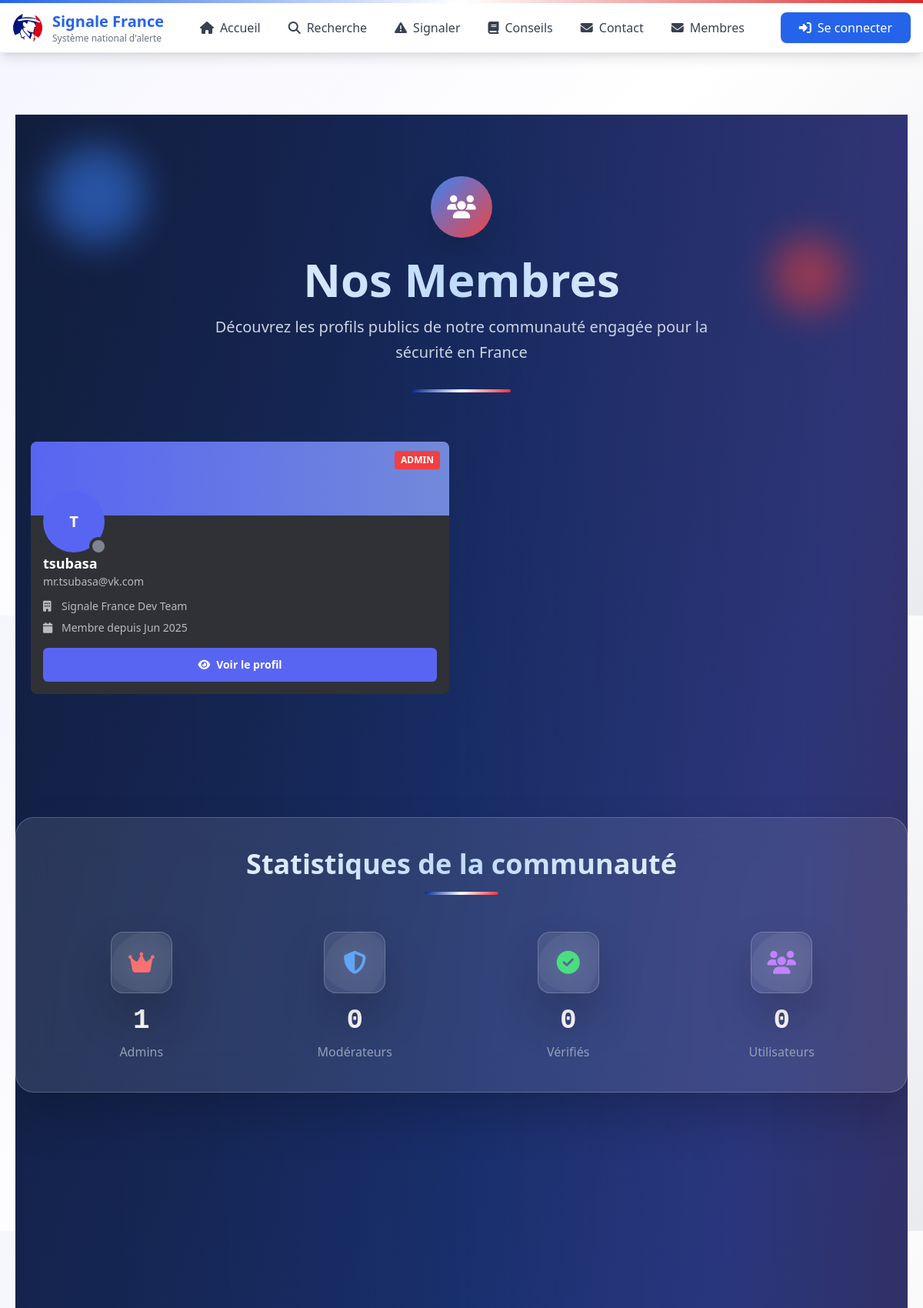
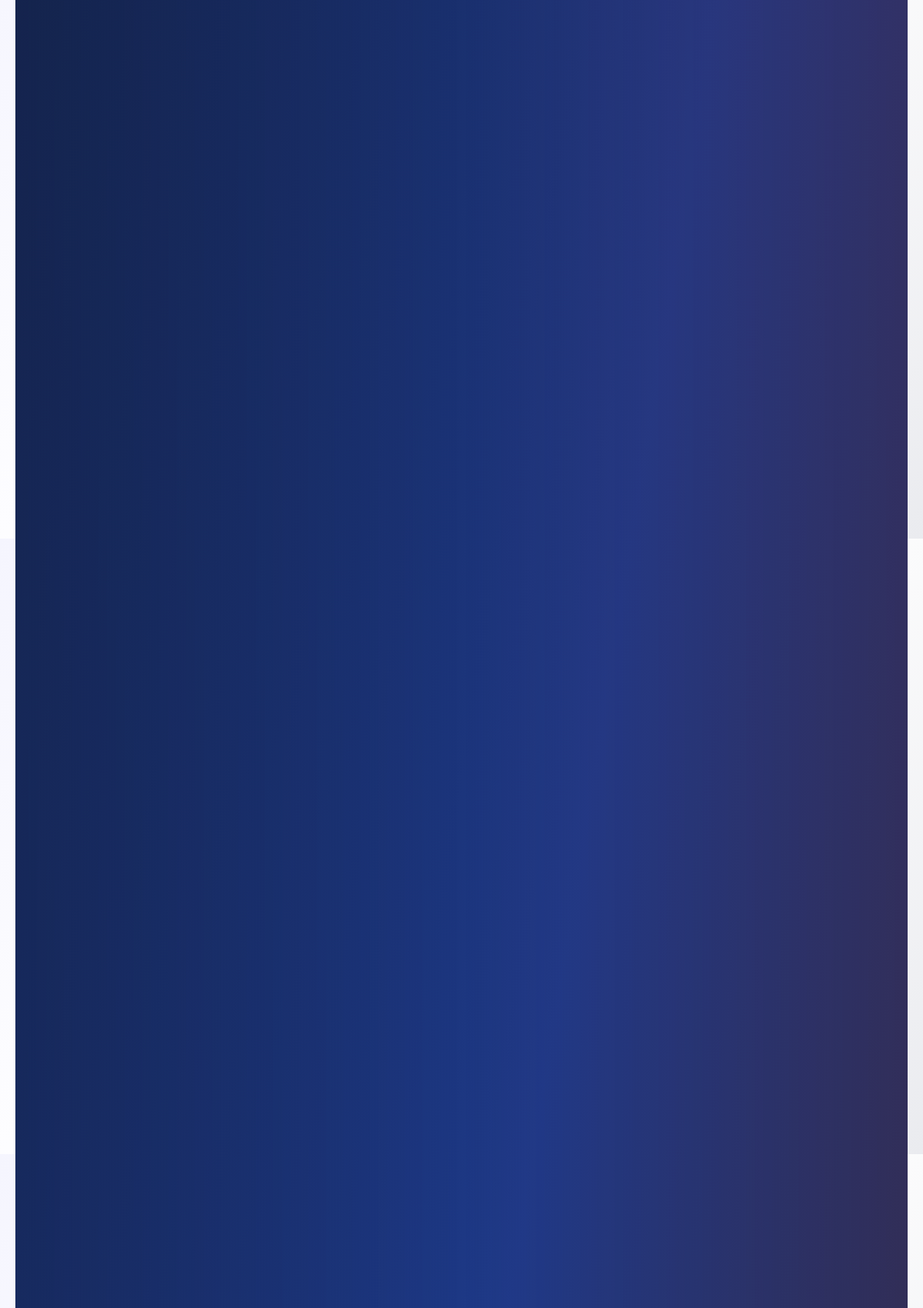
Screenshot of /Pages/membres.php (upper part) with the database file from the repository (2 pictures, top to bottom).
### tables this page shows
CREATE TABLE users (
            id INTEGER PRIMARY KEY AUTOINCREMENT,
            username VARCHAR(255) NOT NULL UNIQUE,
            email VARCHAR(255) NOT NULL UNIQUE,
            password VARCHAR(255) NOT NULL,
            role VARCHAR(255) NOT NULL,
            access_level VARCHAR(50) DEFAULT 'basic',
            accreditation VARCHAR(255) DEFAULT NULL,
            organization VARCHAR(255) DEFAULT NULL,
            created_at DATETIME DEFAULT CURRENT_TIMESTAMP,
            updated_at DATETIME DEFAULT CURRENT_TIMESTAMP,
            deleted_at DATETIME NULL,
            avatar VARCHAR(255) DEFAULT NULL,
            banner VARCHAR(255) DEFAULT NULL,
            bio VARCHAR(255) DEFAULT NULL,
            phone VARCHAR(255) DEFAULT NULL,
            address VARCHAR(255) DEFAULT NULL,
            city VARCHAR(255) DEFAULT NULL,
            country VARCHAR(255) DEFAULT NULL,
            zip VARCHAR(255) DEFAULT NULL,
            website VARCHAR(255) DEFAULT NULL,
            linkedin VARCHAR(255) DEFAULT NULL,
            twitter VARCHAR(255) DEFAULT NULL,
            github VARCHAR(255) DEFAULT NULL,
            token VARCHAR(255) DEFAULT NULL,
            token_expiry DATETIME DEFAULT NULL,
            last_activity DATETIME DEFAULT CURRENT_TIMESTAMP,
            is_active INTEGER DEFAULT 0,
            is_verified INTEGER DEFAULT 0,
            is_banned INTEGER DEFAULT 0,
            is_deleted INTEGER DEFAULT 0,
            is_blacklisted INTEGER DEFAULT 0,
            is_public INTEGER DEFAULT 0,
            require_password_change INTEGER DEFAULT 0
        );

### Pages/membres.php (the view, shortened to what this page needs)
<?php
require_once '../Inc/Components/header.php';
require_once '../Inc/Components/nav.php';
try {
    $conn = connect_db();
    $stmt = $conn->prepare("
        SELECT id, username, email, role, avatar, banner, bio, organization,
               accreditation, website, github, linkedin, created_at, last_activity, is_active
        FROM users
        WHERE is_public = 1 AND is_deleted = 0 AND is_banned = 0
        ORDER BY last_activity DESC
    ");
    $stmt->execute();
    $publicUsers = $stmt->fetchAll(PDO::FETCH_ASSOC);
} catch (Exception $e) {
    error_log("Erreur dans membres.php: " . $e->getMessage());
    $publicUsers = [];
}
?>
<main>
<section class="py-20 px-5 max-w-7xl mx-auto">
<div class="min-h-screen relative overflow-hidden bg-gradient-to-br from-slate-900 via-blue-900 to-slate-800">
    <div class="absolute inset-0">
        <div class="particle w-32 h-32 bg-blue-500 top-10 left-10 opacity-20 blur-xl" style="animation-delay: 0s;"></div>
        <div class="particle w-24 h-24 bg-red-500 top-40 right-20 opacity-15 blur-xl" style="animation-delay: 2s;"></div>
    </div>
    <div class="absolute inset-0 bg-gradient-to-r from-blue-900/20 via-transparent to-red-900/20"></div>
    <div class="relative z-10">
        <section class="py-20 px-5 max-w-7xl mx-auto">
            <div class="text-center mb-16">
                <div class="inline-flex items-center justify-center w-20 h-20 bg-gradient-to-br from-blue-500 to-red-500 rounded-full mb-6 shadow-2xl morphing-bg">
                    <i class="fas fa-users text-white text-3xl"></i>
                </div>
                <h1 class="text-5xl md:text-6xl font-bold bg-gradient-to-r from-white via-blue-200 to-white bg-clip-text text-transparent mb-4">
                </h1>
                <p class="text-xl text-slate-300 max-w-2xl mx-auto leading-relaxed">
                    Découvrez les profils publics de notre communauté engagée pour la sécurité en France
                </p>
                <div class="mt-8 flex justify-center">
                    <div class="france-gradient h-1 w-32 rounded-full"></div>
                </div>
            </div>
            <?php if (empty($publicUsers)): ?>
                <div class="text-center py-20 member-card">
                    <div class="glassmorphism-premium w-40 h-40 rounded-full flex items-center justify-center mx-auto mb-8 morphing-bg">
                        <i class="fas fa-users text-6xl text-blue-400"></i>
                    </div>
                    <h3 class="text-4xl font-bold text-white mb-6">Aucun profil public</h3>
                    <p class="text-slate-400 max-w-md mx-auto text-lg leading-relaxed mb-8">
                        Personne n'a encore rendu son profil public.
                        Soyez le premier à rejoindre la communauté visible !
                    </p>
                    <a href="profile.php" class="inline-flex items-center gap-3 bg-gradient-to-r from-blue-500 to-red-500 text-white px-8 py-4 rounded-full font-semibold hover:from-blue-600 hover:to-red-600 transition-all duration-300 shadow-lg hover:shadow-2xl transform hover:-translate-y-2">
                        <i class="fas fa-user-plus"></i>
                        Rendre mon profil public
                    </a>
                </div>
            <?php else: ?>
                <div class="grid grid-cols-1 lg:grid-cols-2 xl:grid-cols-3 gap-8">
                                       <?php foreach ($publicUsers as $index => $member): ?>
                        <div class="member-card bg-[#2f3136] rounded-lg overflow-hidden hover:bg-[#36393f] transition-all duration-200 relative"
                             data-role="<?= htmlspecialchars($member['role']) ?>"
                             style="animation-delay: <?= $index * 0.1 ?>s">
                            <div class="h-24 relative overflow-hidden bg-[#5865f2]">
                                <?php if ($member['banner'] && file_exists('../Assets/Images/banners/' . $member['banner'])): ?>
                                    <img src="../Assets/Images/banners/<?= htmlspecialchars($member['banner']) ?>"
                                         alt="Bannière de <?= htmlspecialchars($member['username']) ?>"
                                         class="w-full h-full object-cover">
                                <?php else: ?>
                                    <div class="w-full h-full bg-gradient-to-r from-[#5865f2] to-[#7289da]"></div>
                                <?php endif; ?>
                                <?php
                                $badgeColors = [
                                    'admin' => 'bg-[#f23f42]',
                                    'moderator' => 'bg-[#5865f2]',
                                    'verified' => 'bg-[#57f287]',
                                    'user' => 'bg-[#99aab5]'
                                ];
                                $badgeClass = $badgeColors[$member['role']] ?? $badgeColors['user'];
                                ?>
                                <div class="absolute top-3 right-3 px-2 py-1 <?= $badgeClass ?> text-white rounded text-xs font-semibold uppercase">
                                    <?= htmlspecialchars($member['role']) ?>
                                </div>
                            </div>
                            <div class="absolute top-16 left-4 z-10">
                                <div class="relative">
                                    <div class="w-20 h-20 rounded-full border-6 border-[#2f3136] overflow-hidden bg-[#36393f] hover:border-[#5865f2] transition-all duration-200">
                                        <?php if ($member['avatar'] && file_exists('../Assets/Images/avatars/' . $member['avatar'])): ?>
                                            <img src="../Assets/Images/avatars/<?= htmlspecialchars($member['avatar']) ?>"
                                                 alt="Avatar de <?= htmlspecialchars($member['username']) ?>"
                                                 class="w-full h-full object-cover">
                                        <?php else: ?>
                                            <div class="w-full h-full bg-[#5865f2] flex items-center justify-center text-white text-xl font-bold">
                                                <?= strtoupper(substr($member['username'], 0, 1)) ?>
                                            </div>
                                        <?php endif; ?>
                                    </div>
                                    <div class="absolute -bottom-1 -right-1 w-6 h-6 <?= $member['is_active'] ? 'bg-[#23a55a]' : 'bg-[#80848e]' ?> border-4 border-[#2f3136] rounded-full"></div>
                                </div>
                            </div>
                            <div class="pt-12 pb-4 px-4">
                                <div class="mb-3">
                                    <h3 class="text-white text-lg font-semibold hover:underline cursor-pointer">
                                        <?= htmlspecialchars($member['username']) ?>
                                    </h3>
                                    <p class="text-[#b9bbbe] text-sm">
                                        <?= htmlspecialchars($member['email']) ?>
                                    </p>
                                </div>
                                <div class="space-y-2 text-sm">
                                    <?php if (!empty($member['organization'])): ?>
                                        <div class="flex items-center gap-2 text-[#b9bbbe]">
                                            <i class="fas fa-building text-[#b9bbbe] w-4"></i>
                                            <span><?= htmlspecialchars($member['organization']) ?></span>
                                        </div>
                                    <?php endif; ?>
                                    <div class="flex items-center gap-2 text-[#b9bbbe]">
                                        <i class="fas fa-calendar text-[#b9bbbe] w-4"></i>
                                        <span>Membre depuis <?= date('M Y', strtotime($member['created_at'])) ?></span>
                                    </div>
                                </div>
                                                              <div class="mt-4">
                                    <button onclick="showProfile(<?= $member['id'] ?>)" class="w-full bg-[#5865f2] hover:bg-[#4752c4] text-white py-3 px-4 rounded-md text-sm font-semibold transition-all duration-200 flex items-center justify-center gap-2 hover:shadow-lg hover:scale-[1.02]">
                                        <i class="fas fa-eye"></i>
                                        Voir le profil
                                    </button>
                                </div>
                            </div>
                        </div>
                    <?php endforeach; ?>
                                </div>
                </div>
                <div class="mt-20 glassmorphism-premium rounded-3xl p-10 interactive-hover">
                    <div class="text-center mb-12">
                        <h2 class="text-4xl font-bold bg-gradient-to-r from-white via-blue-200 to-white bg-clip-text text-transparent mb-4">
                        </h2>
                        <div class="france-gradient h-1 w-24 rounded-full mx-auto"></div>
                    </div>
                    <div class="grid grid-cols-2 md:grid-cols-4 gap-8">
                        <?php
                        $adminCount = count(array_filter($publicUsers, function($u) { return $u['role'] === 'admin'; }));
                        $modCount = count(array_filter($publicUsers, function($u) { return $u['role'] === 'moderator'; }));
                        $userCount = count(array_filter($publicUsers, function($u) { return $u['role'] === 'user'; }));
                        $verifiedCount = count(array_filter($publicUsers, function($u) { return $u['role'] === 'verified'; }));
                        $stats = [
                            ['count' => $adminCount, 'label' => 'Admins', 'icon' => 'crown', 'color' => 'red'],
                            ['count' => $modCount, 'label' => 'Modérateurs', 'icon' => 'shield-alt', 'color' => 'blue'],
                            ['count' => $verifiedCount, 'label' => 'Vérifiés', 'icon' => 'check-circle', 'color' => 'green'],
                            ['count' => $userCount, 'label' => 'Utilisateurs', 'icon' => 'users', 'color' => 'purple']
                        ];
                        ?>
                        <?php foreach ($stats as $stat): ?>
                            <div class="text-center stats-counter group">
                                <div class="w-20 h-20 mx-auto mb-4 glassmorphism-premium rounded-2xl flex items-center justify-center border border-<?= $stat['color'] ?>-500/30 group-hover:border-<?= $stat['color'] ?>-400/50 transition-all duration-300 morphing-bg">
                                    <i class="fas fa-<?= $stat['icon'] ?> text-3xl text-<?= $stat['color'] ?>-400 group-hover:scale-110 transition-transform"></i>
                                </div>
                                <div class="text-4xl font-bold text-white mb-2 font-mono group-hover:text-<?= $stat['color'] ?>-300 transition-colors"><?= $stat['count'] ?></div>
                                <div class="text-slate-400 font-medium group-hover:text-slate-300 transition-colors"><?= $stat['label'] ?></div>
                            </div>
                        <?php endforeach; ?>
                    </div>
                </div>
            <?php endif; ?>
        </section>
</main>
    <?php include_once('../Inc/Components/footer.php'); ?>
</body>
</html>

### rows the page displays
users: role "ADMIN", username "T", is_active 0 (drawn), username "tsubasa", email "mr.tsubasa@vk.com", organization "Signale France Dev Team", created_at "Jun 2025"

### other values shown
$stat['count'] "1"
$stat['label'] "Admins"
$stat['count'] "0"
$stat['label'] "Modérateurs"
$stat['label'] "Vérifiés"
$stat['label'] "Utilisateurs"
